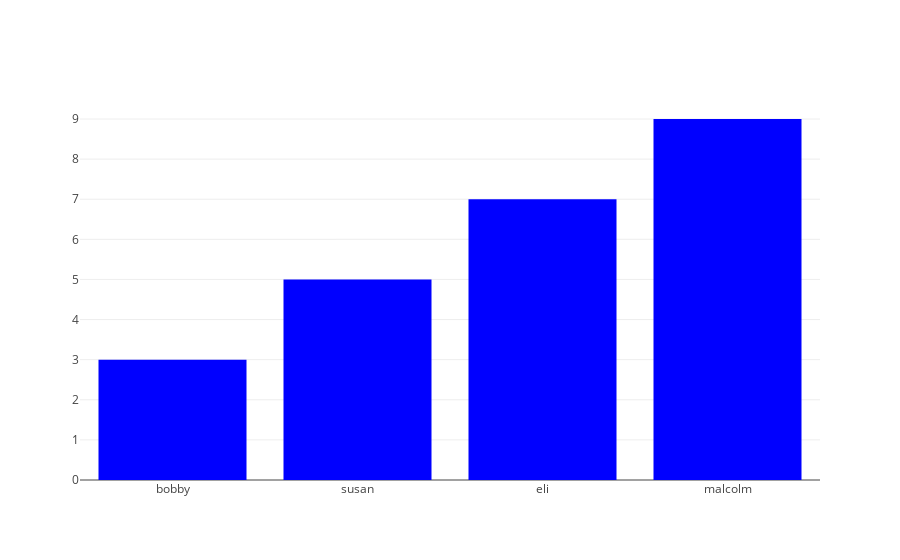

This figure's notebook cell:
### Markdown cell above
So far, we have only worked with either scatter charts or line charts.  The two charts are really quite similar -- connecting lines versus no connecting lines  -- and plotly treats them as such.  However, there are other ways of viewing the world beyond dots and lines.  Now let's see how.

For example, we can make a bar chart, simply by specifying the in our dictionary that the `type` is `bar` for a `bar` trace.

### Code cell
bar_trace = {'type': 'bar', 'x': ['bobby', 'susan', 'eli', 'malcolm'], 'y': [3, 5, 7, 9], 'marker': {'color': 'blue'}, 'name': 'Our nice bar trace'}

plotly.offline.iplot([
    bar_trace
])

### Figure 1 — Plotly figure (JSON) as saved in the notebook; plotly's stock layout.template omitted (floating-point values rounded to 4 significant figures)
{"data": [{"marker": {"color": "blue"}, "name": "Our nice bar trace", "type": "bar", "uid": "e0a22d02-99d8-11e8-9ff5-0242ac110039", "x": ["bobby", "susan", "eli", "malcolm"], "y": [3, 5, 7, 9]}], "layout": {}}
